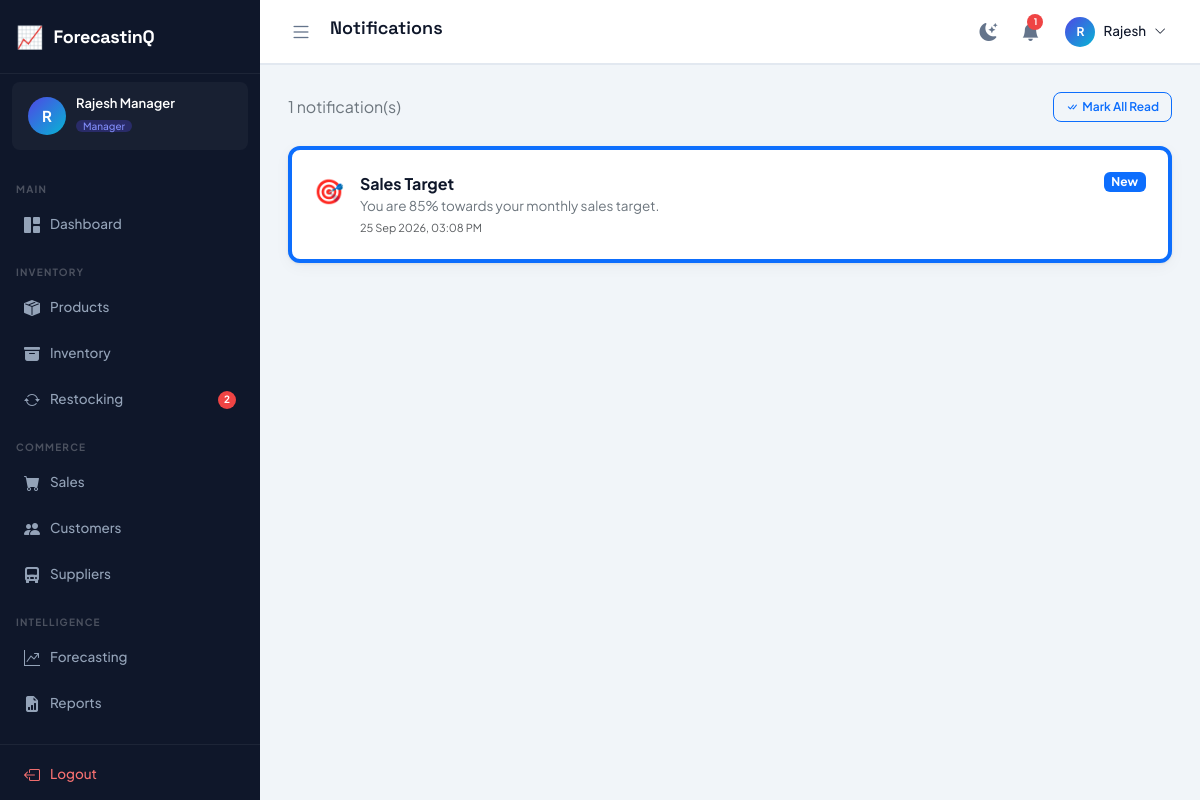
/notifications/ (signed in), run on the app's committed database.
### tables this page shows
CREATE TABLE notifications (
    id INTEGER PRIMARY KEY AUTOINCREMENT,
    user_id INTEGER,
    type VARCHAR(20) NOT NULL CHECK(type IN ('low_stock','out_of_stock','forecast','sales_target','system')),
    title VARCHAR(200) NOT NULL,
    message TEXT,
    is_read INTEGER DEFAULT 0,
    created_at TIMESTAMP DEFAULT CURRENT_TIMESTAMP,
    FOREIGN KEY (user_id) REFERENCES users(id) ON DELETE CASCADE
);

### blueprints/notifications.py (the view)
@bp.route("/")
@login_required
def index():
    user = get_current_user()
    if request.args.get("mark_all"):
        dbQuery("UPDATE notifications SET is_read=1 WHERE user_id=?", (user["id"],))
        return redirect(url_for("notifications.index"))
    notifications = dbFetchAll(
        "SELECT * FROM notifications WHERE user_id=? ORDER BY created_at DESC", (user["id"],)
    )
    icon_map = {"low_stock": "⚠️", "out_of_stock": "🚨", "forecast": "📊", "sales_target": "🎯", "system": "🔔"}
    for n in notifications:
        n["icon"] = icon_map.get(n["type"], "🔔")
    return render_template(
        "notifications/index.html",
        page_title="Notifications", active_menu="notifications",
        notifications_list=notifications,
    )

### db.py (called while the page is built)
def get_db():
    if "db" not in g:
        g.db = sqlite3.connect(current_app.config["DATABASE_PATH"])
        g.db.row_factory = sqlite3.Row
        g.db.execute("PRAGMA foreign_keys = ON")
    return g.db

def _row_to_dict(row):
    return dict(row) if row is not None else None

def dbFetchAll(sql, params=()):
    cur = get_db().execute(sql, params)
    return [dict(r) for r in cur.fetchall()]

def dbFetchOne(sql, params=()):
    cur = get_db().execute(sql, params)
    row = cur.fetchone()
    return _row_to_dict(row)

### utils.py (called while the page is built)
def is_logged_in() -> bool:
    return bool(session.get("user_id"))

def get_current_user() -> dict:
    return {
        "id": session.get("user_id", 0),
        "name": session.get("user_name", ""),
        "email": session.get("user_email", ""),
        "role": session.get("user_role", ""),
        "username": session.get("username", ""),
    }

def login_required(view):
    @wraps(view)
    def wrapped(*args, **kwargs):
        if not is_logged_in():
            return redirect(url_for("auth.login"))
        return view(*args, **kwargs)
    return wrapped

def format_datetime(value) -> str:
    if not value:
        return ""
    dt = _to_datetime(value)
    return dt.strftime("%d %b %Y, %I:%M %p") if dt else str(value)

def _to_datetime(value):
    if isinstance(value, (datetime, date)):
        return value
    if not isinstance(value, str):
        return None
    for fmt in ("%Y-%m-%d %H:%M:%S", "%Y-%m-%d", "%Y-%m-%dT%H:%M:%S"):
        try:
            return datetime.strptime(value, fmt)
        except ValueError:
            continue
    return None

def get_unread_notifications():
    user = get_current_user()
    return dbFetchAll(
        "SELECT * FROM notifications WHERE user_id = ? AND is_read = 0 ORDER BY created_at DESC LIMIT 10",
        (user["id"],),
    )

def get_notification_count() -> int:
    user = get_current_user()
    row = dbFetchOne(
        "SELECT COUNT(*) AS cnt FROM notifications WHERE user_id = ? AND is_read = 0",
        (user["id"],),
    )
    return int(row["cnt"]) if row else 0

def get_low_stock_count() -> int:
    row = dbFetchOne(
        "SELECT COUNT(*) AS cnt FROM products WHERE stock_quantity <= min_stock_level AND status='active'"
    )
    return int(row["cnt"]) if row else 0

### templates/notifications/index.html
{% extends "base.html" %}
{% block content %}
<div class="d-flex align-items-center justify-content-between mb-4">
    <span class="text-secondary">{{ notifications_list|length }} notification(s)</span>
    <a href="?mark_all=1" class="btn btn-sm btn-outline-primary"><i class="bi bi-check-all me-1"></i>Mark All Read</a>
</div>
<div class="d-flex flex-column gap-3">
{% if not notifications_list %}
    <div class="empty-state"><i class="bi bi-bell-slash"></i><p>No notifications yet.</p></div>
{% else %}
{% for n in notifications_list %}
    <div class="stat-card {{ '' if n.is_read else 'border-start border-4 border-primary' }}" style="--card-color:transparent;">
        <div class="d-flex align-items-start gap-3">
            <span style="font-size:24px;">{{ n.icon }}</span>
            <div class="flex-grow-1">
                <div class="fw-700">{{ n.title }}</div>
                <div class="text-secondary" style="font-size:13.5px;">{{ n.message }}</div>
                <div class="text-muted" style="font-size:11px;margin-top:4px;">{{ fmt_datetime(n.created_at) }}</div>
            </div>
            {% if not n.is_read %}
            <span class="badge bg-primary" style="height:fit-content;">New</span>
            {% endif %}
        </div>
    </div>
{% endfor %}
{% endif %}
</div>
{% endblock %}

### static/css/app.css (style rules this page uses)
:root { --primary: #4f46e5; --primary-dark: #3730a3; --primary-light: #818cf8; --accent: #06b6d4; --success: #10b981; --warning: #f59e0b; --danger: #ef4444; --info: #3b82f6; --bg: #f1f5f9; --surface: #ffffff; --surface-2: #f8fafc; --border: #e2e8f0; --border-light: #f1f5f9; --text-primary: #0f172a; --text-secondary:#64748b; --text-muted: #94a3b8; --sidebar-bg: #0f172a; --sidebar-text: #94a3b8; --sidebar-active:#4f46e5; --sidebar-hover: rgba(255,255,255,0.07); --sidebar-width: 260px; --topbar-bg: #ffffff; --topbar-height: 64px; --radius: 12px; --radius-sm: 8px; --radius-lg: 16px; --shadow: 0 1px 3px rgba(0,0,0,0.08), 0 4px 16px rgba(0,0,0,0.04); --shadow-md: 0 4px 24px rgba(0,0,0,0.10); --font-main: 'Plus Jakarta Sans', sans-serif; --font-head: 'Space Grotesk', sans-serif; --transition: 0.22s cubic-bezier(0.4,0,0.2,1); }
*, *::before, *::after { box-sizing: border-box; margin: 0; padding: 0; }
html { scroll-behavior: smooth; }
body { font-family: var(--font-main); background: var(--bg); color: var(--text-primary); display: flex; min-height: 100vh; overflow-x: hidden; transition: background var(--transition), color var(--transition); }
.stat-card { background: var(--surface); border: 1px solid var(--border); border-radius: var(--radius); padding: 22px; box-shadow: var(--shadow); transition: transform var(--transition), box-shadow var(--transition); position: relative; overflow: hidden; }
.stat-card::after { content: ''; position: absolute; top: 0; left: 0; right: 0; height: 3px; background: var(--card-color, var(--primary)); }
.btn { border-radius: var(--radius-sm); font-weight: 600; font-family: var(--font-main); font-size: 13.5px; transition: all var(--transition); }
.btn-sm { font-size: 12px; padding: 5px 12px; }
.fw-700 { font-weight: 700; }

### data on the page
notifications: icon "🎯", title "Sales Target", message "You are 85% towards your monthly sales target.", created_at "25 Sep 2026, 03:08 PM", is_read "New"

### other printed values
{{ app_name }} "ForecastinQ"
{{ (current_user.name or '?')[0]|upper }} "R"
{{ current_user.name }} "Rajesh Manager"
{{ current_user.role|capitalize }} "Manager"
{{ low_stock_count }} "2"
{{ page_title|default('Dashboard') }} "Notifications"
{{ notif_count }} "1"
{{ current_user.name.split(' ')[0] if current_user.name else '' }} "Rajesh"
{{ notifications_list|length }} "1"
